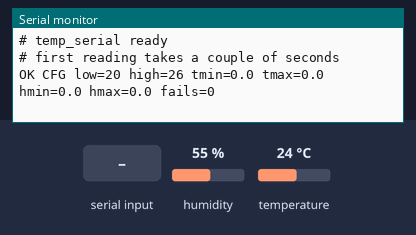
A sketch run on a simulated Arduino Uno, built with avr-gcc and run on an emulated ATmega328P. Shown: the last lines printed to the serial monitor. Inputs (shaded band) come from the test bench; at power-on: temperature 24 °C, humidity 55 %.

Above: at 1.2 s.
1.3 s: temperature set to 12 °C
At 3.0 s:
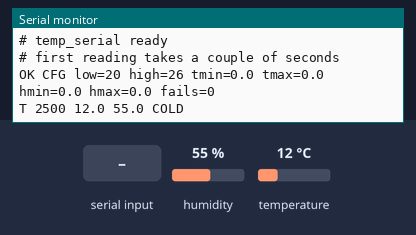
6.5 s: "90 45 200\n" received over Serial
At 7.3 s:
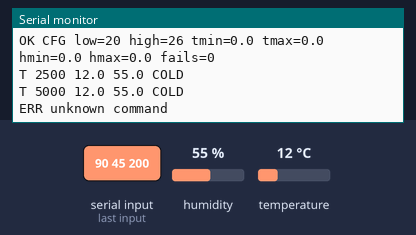
8.0 s: temperature set to 19 °C
At 11.1 s:
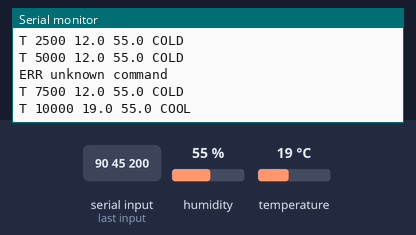
14.0 s: temperature set to 28 °C
At 16.1 s:
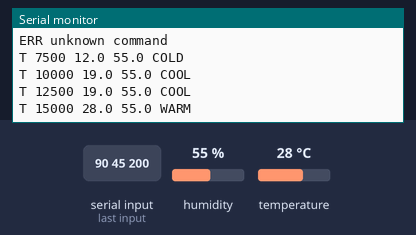
19.0 s: temperature set to 33 °C
At 21.1 s:
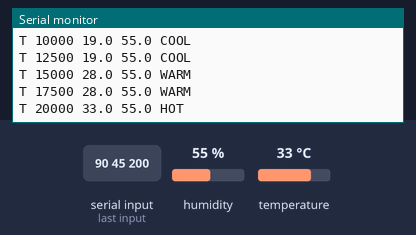
24.0 s: humidity set to 22 %
At 26.1 s:
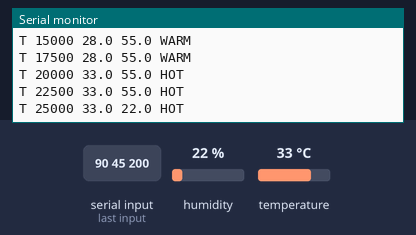

The sketch:

temp_serial.ino
```cpp
// DHT11 temperature and humidity sensor with a serial link to a PC dashboard.
//
// Wiring:  VCC -> 5V,  DATA -> D2,  GND -> GND
//
// A DHT11 is slow and low-resolution by design: whole degrees, roughly +-2 C,
// and it refuses to be read more than about once a second. So this reads every
// two and a half seconds and reports what it got, rather than pretending to
// more precision or speed than the part has.
//
// Failed reads are normal and occasional. They are reported rather than hidden,
// because a rising failure count is how you notice a loose DATA wire before it
// becomes a mystery.
//
// Telemetry out (every 2.5s):  T <millis> <tempC> <humidity> <band>
// Replies:                     OK ... / ERR ... / # <info>
//
// Commands in (newline terminated, case-insensitive):
//   PING                  -> OK PONG
//   GET                   -> dump current config, min and max
//   SET LOW <c>           below this is COOL
//   SET HIGH <c>          above this is WARM
//   PEAKS                 -> reset the min and max
//   SAVE                  persist settings to EEPROM
//   RESET                 restore built-in defaults (does not auto-save)

#include <DHT.h>
#include <EEPROM.h>

#include "types.h"

#define DHTPIN  2
#define DHTTYPE DHT11

#define EEPROM_ADDR  0
#define EEPROM_MAGIC 0x7E11

// A DHT11 will not answer faster than about once a second. Asking more often
// just returns stale values or errors.
const unsigned long READ_MS  = 2500;
const unsigned long TELEM_MS = 2500;

DHT dht(DHTPIN, DHTTYPE);
Config cfg;

void loadDefaults() {
  cfg.magic     = EEPROM_MAGIC;
  cfg.comfyLow  = 20;
  cfg.comfyHigh = 26;
}

// ---- runtime state -------------------------------------------------------

float    tempC   = 0.0f;
float    hum     = 0.0f;
bool     haveOne = false;      // have we ever had a good read?
Band     band    = B_FAIL;

float    tMin =  999.0f, tMax = -999.0f;
float    hMin =  999.0f, hMax = -999.0f;

uint16_t failStreak = 0;       // consecutive failures right now
uint32_t failTotal  = 0;       // since boot, for spotting a flaky wire

unsigned long lastRead  = 0;
unsigned long lastTelem = 0;

char    lineBuf[40];
uint8_t lineLen = 0;

const char *bandName(Band b) {
  switch (b) {
    case B_COLD:  return "COLD";
    case B_COOL:  return "COOL";
    case B_COMFY: return "COMFY";
    case B_WARM:  return "WARM";
    case B_HOT:   return "HOT";
    default:      return "FAIL";
  }
}

Band bandFor(float t) {
  if (t <  cfg.comfyLow  - 5) return B_COLD;
  if (t <  cfg.comfyLow)      return B_COOL;
  if (t <= cfg.comfyHigh)     return B_COMFY;
  if (t <= cfg.comfyHigh + 5) return B_WARM;
  return B_HOT;
}

// ---- setup ---------------------------------------------------------------

void setup() {
  Serial.begin(115200);

  EEPROM.get(EEPROM_ADDR, cfg);
  if (cfg.magic != EEPROM_MAGIC) loadDefaults();

  dht.begin();

  Serial.println(F("\n# temp_serial ready"));
  Serial.println(F("# first reading takes a couple of seconds"));
  printConfig();
}

// ---- reading -------------------------------------------------------------

void readSensor() {
  const float h = dht.readHumidity();
  const float t = dht.readTemperature();     // celsius

  if (isnan(h) || isnan(t)) {
    failStreak++;
    failTotal++;
    band = B_FAIL;
    if (failStreak == 3) Serial.println(F("# sensor not answering, check the DATA wire on D2"));
    return;
  }

  if (failStreak >= 3) Serial.println(F("# sensor back"));
  failStreak = 0;

  tempC = t;
  hum   = h;
  haveOne = true;
  band = bandFor(t);

  if (t < tMin) tMin = t;
  if (t > tMax) tMax = t;
  if (h < hMin) hMin = h;
  if (h > hMax) hMax = h;
}

// ---- serial --------------------------------------------------------------

void printConfig() {
  Serial.print(F("OK CFG low="));   Serial.print(cfg.comfyLow);
  Serial.print(F(" high="));        Serial.print(cfg.comfyHigh);
  Serial.print(F(" tmin="));        Serial.print(haveOne ? tMin : 0.0f, 1);
  Serial.print(F(" tmax="));        Serial.print(haveOne ? tMax : 0.0f, 1);
  Serial.print(F(" hmin="));        Serial.print(haveOne ? hMin : 0.0f, 1);
  Serial.print(F(" hmax="));        Serial.print(haveOne ? hMax : 0.0f, 1);
  Serial.print(F(" fails="));       Serial.println(failTotal);
}

void handleCommand(char *line) {
  char *cmd = strtok(line, " ");
  if (!cmd) return;

  if (!strcasecmp(cmd, "PING")) { Serial.println(F("OK PONG")); return; }
  if (!strcasecmp(cmd, "GET"))  { printConfig(); return; }

  if (!strcasecmp(cmd, "SET")) {
    char *what = strtok(NULL, " ");
    char *val  = strtok(NULL, " ");
    if (!what || !val) { Serial.println(F("ERR usage SET <LOW|HIGH> <degreesC>")); return; }
    const int v = atoi(val);
    if (v < -10 || v > 60) { Serial.println(F("ERR value out of range -10..60")); return; }
    if      (!strcasecmp(what, "LOW"))  cfg.comfyLow  = v;
    else if (!strcasecmp(what, "HIGH")) cfg.comfyHigh = v;
    else { Serial.println(F("ERR unknown setting")); return; }
    if (cfg.comfyHigh <= cfg.comfyLow)
      Serial.println(F("# warn high is not above low, COMFY will never be reached"));
    if (haveOne) band = bandFor(tempC);
    printConfig();
    return;
  }

  if (!strcasecmp(cmd, "PEAKS")) {
    tMin = hMin =  999.0f;
    tMax = hMax = -999.0f;
    if (haveOne) { tMin = tMax = tempC; hMin = hMax = hum; }
    Serial.println(F("OK PEAKS cleared"));
    printConfig();
    return;
  }

  if (!strcasecmp(cmd, "SAVE")) {
    cfg.magic = EEPROM_MAGIC;
    EEPROM.put(EEPROM_ADDR, cfg);
    Serial.println(F("OK SAVED"));
    return;
  }

  if (!strcasecmp(cmd, "RESET")) {
    loadDefaults();
    if (haveOne) band = bandFor(tempC);
    printConfig();
    return;
  }

  Serial.println(F("ERR unknown command"));
}

void serviceSerial() {
  while (Serial.available()) {
    const char c = Serial.read();
    if (c == '\r') continue;
    if (c == '\n') {
      lineBuf[lineLen] = '\0';
      if (lineLen) handleCommand(lineBuf);
      lineLen = 0;
    } else if (lineLen < sizeof(lineBuf) - 1) {
      lineBuf[lineLen++] = c;
    }
  }
}

void sendTelemetry(unsigned long now) {
  Serial.print(F("T "));
  Serial.print(now);
  Serial.print(' ');
  Serial.print(haveOne ? tempC : 0.0f, 1);
  Serial.print(' ');
  Serial.print(haveOne ? hum : 0.0f, 1);
  Serial.print(' ');
  Serial.println(bandName(band));
}

// ---- main loop -----------------------------------------------------------

void loop() {
  const unsigned long now = millis();

  serviceSerial();

  if (now - lastRead >= READ_MS) { lastRead = now; readSensor(); }
  if (now - lastTelem >= TELEM_MS) { lastTelem = now; sendTelemetry(now); }
}
```

types.h
```cpp
// Types live in a header so they are declared before arduino-builder's
// auto-generated function prototypes, which land just after the includes.
#pragma once

#include <stdint.h>

enum Band {
  B_FAIL,    // the sensor didn't answer
  B_COLD,
  B_COOL,
  B_COMFY,
  B_WARM,
  B_HOT
};

struct Config {
  uint16_t magic;
  int16_t  comfyLow;    // degrees C; below this is COOL
  int16_t  comfyHigh;   // degrees C; above this is WARM
};
```

Measured:
- after the input at 1.3 s, the serial monitor: prints a new line after 1.2 s (image 1)
- after the input at 6.5 s, the serial monitor: prints a new line at once (image 2)
- after the input at 8.0 s, the serial monitor: prints a new line after 2.0 s (image 3)
- after the input at 14.0 s, the serial monitor: prints a new line after 1.0 s (image 4)
- after the input at 19.0 s, the serial monitor: prints a new line after 1.0 s (image 5)
- after the input at 24.0 s, the serial monitor: prints a new line after 1.0 s (image 6)
